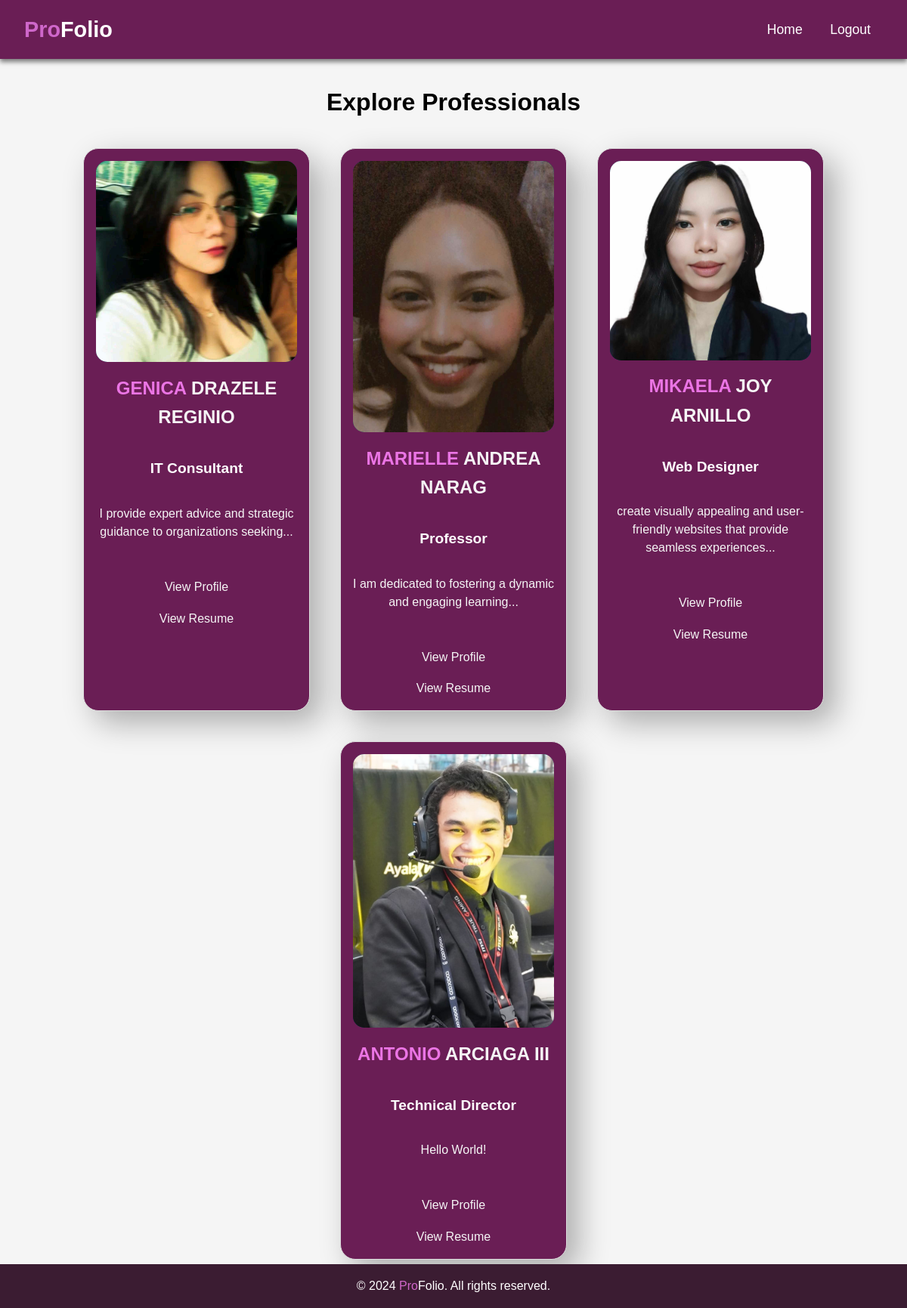
The page / on the database its author committed.
### tables this page shows
CREATE TABLE `users` (
  `userID` int(11) NOT NULL,
  `name` varchar(255) NOT NULL,
  `email` varchar(255) NOT NULL,
  `password` varchar(255) NOT NULL,
  `contactNumber` varchar(13) NOT NULL,
  `description` text NOT NULL,
  `currentJobPosition` varchar(100) NOT NULL,
  `image` varchar(100) NOT NULL,
  `resume` varchar(100) NOT NULL
);

### index.php (the view, shortened to what this page needs)
<!DOCTYPE html>
<html lang="en">
<head>
    <link rel="stylesheet" href="styles.css">
</head>
<?php
require 'db_connection.php';
?>
<?php
    $sql = "SELECT name, description, resume, image, currentJobPosition FROM users";
    $stmt = $conn->prepare($sql);
    $stmt->execute();
    $result = $stmt->get_result();
    $profiles = array();
    while ($row = $result->fetch_assoc()) {
        $profiles[] = $row;
    }
?>
<body>
    <header>
        <h1><span class="pro">Pro</span>Folio</h1>
        <nav>
            <a href="index.php">Home</a>
            <a href="logout.php">Logout</a>
        </nav>
    </header>
    <main>
        <h2>Explore Professionals</h2>
        <section class="team-members">
            <?php
            foreach ($profiles as $profile) {
                $imageFilename = $profile['image'];
                $imagePath = $imageFilename;
                $imageUrl = file_exists($imagePath) && !empty($imageFilename) ? $imagePath : "images/edson.jpg";
                $resume = isset($profile['resume']) && !empty($profile['resume']) ? $profile['resume'] : null;
                $maxWords = 10;
                $descriptionWords = explode(' ', $profile['description']);
                $shortDescription = implode(' ', array_slice($descriptionWords, 0, $maxWords));
                if (count($descriptionWords) > $maxWords) {
                    $shortDescription .= '...';
                }
                echo "<div class='member'>
                    <img src='$imageUrl' alt='{$profile['name']}' id='index_image'>
                    <h2 class='name'><span class='accent'>" . strtoupper(explode(' ', $profile['name'])[0]) . " </span>" . strtoupper(substr(strstr($profile['name'], ' '), 1)) . "</h2>
                    <br>
                    <p class='job-position' style='color: white; font-weight:bold;'>{$profile['currentJobPosition']}</p>
                    <p class='description'>{$shortDescription}</p>
                    <a href='profiles.php?user=" . urlencode($profile['name']) . "'>View Profile</a><br>";
                if ($resume) {
                    echo "<a href='{$resume}' target='_blank'>View Resume</a>";
                } else {
                    echo "<span class='no-resume'></span>";
                }
                echo "</div>";
            }
            ?>
        </section>
    </main>
    <footer>
        <p>&copy; 2024 <span class="pro">Pro</span>Folio. All rights reserved.</p>
    </footer>
</body>
</html>

### styles.css (style rules this page uses)
* { margin: 0; padding: 0; box-sizing: border-box; font-family: 'Arial', sans-serif; }
body { background-color: whitesmoke; color: black; line-height: 1.6; }
header { background: #6A1E55; color: white; padding: 1rem 2rem; display: flex; justify-content: space-between; align-items: center; box-shadow: 0 4px 6px rgba(0, 0, 0, 0.5); text-align: center; }
header h1 { font-size: 1.8rem; font-weight: bold; margin: 0; }
span.pro { color: #cf67ca; }
nav a { color: white; text-decoration: none; margin: 0 1rem; font-size: 1.1rem; transition: color 0.3s ease; }
main { padding: 2rem; text-align: center; }
main h2 { font-size: 2rem; margin-bottom: 0.2rem; }
main p { font-size: 1.2rem; color: #02457a; margin-bottom: 2rem; }
.team-members { display: flex; justify-content: center; gap: 40px; flex-wrap: wrap; padding: 2rem; }
.member { text-align: center; max-width: 300px; border: 1px solid #ddd; border-radius: 20px; padding: 1rem; background: #6A1E55; box-shadow: 15px 15px 40px rgba(0, 0, 0, 0.3); }
.member img { max-width: 100%; border-radius: 30%; border-radius: 15px; overflow: hidden; background-color: #003d5c; }
.name { font-size: 1.5rem; margin: 0.5rem 0; color: whitesmoke; }
.name .accent { color: #eb75e5; font-weight: bold; }
.description { font-size: 1rem; color: whitesmoke; line-height: 1.5; }
a { display: inline-block; margin-top: 1rem; color: whitesmoke; text-decoration: none; }
footer { background: #3B1C32; color: white; text-align: center; padding: 1rem 0; position: fixed; bottom: 0; width: 100%; }

### rows shown on the page
users: image (picture), name "GENICA", name "DRAZELE REGINIO", currentJobPosition "IT Consultant", shortDescription "I provide expert advice and strategic guidance to organizations seeking..."
users: image (picture), name "MARIELLE", name "ANDREA NARAG", currentJobPosition "Professor", shortDescription "I am dedicated to fostering a dynamic and engaging learning..."
users: image (picture), name "MIKAELA", name "JOY ARNILLO", currentJobPosition "Web Designer", shortDescription "create visually appealing and user-friendly websites that provide seamless experiences..."
users: image (picture), name "ANTONIO", name "ARCIAGA III", currentJobPosition "Technical Director", description "Hello World!"
